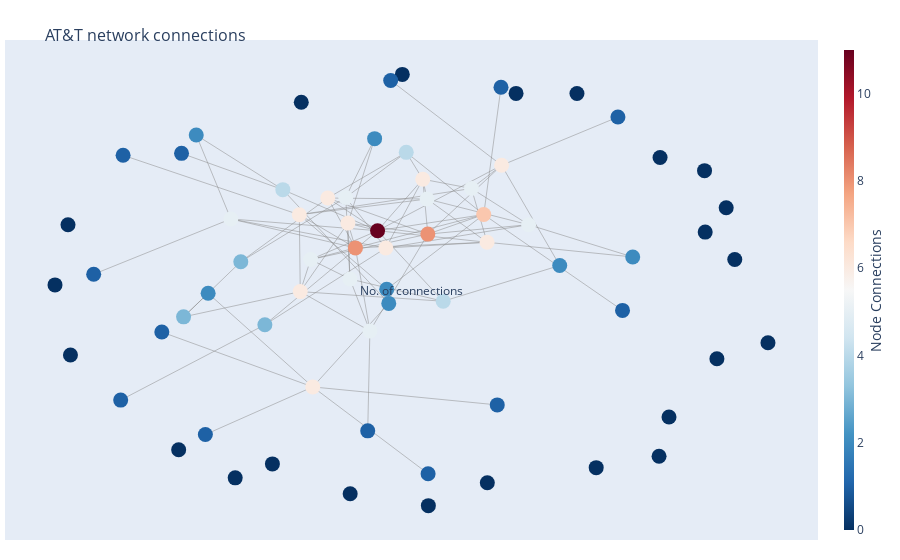

Notebook source saved alongside this figure:
### Code cell
fig = go.Figure(data=[edge_trace, node_trace],
             layout=go.Layout(
                title='<br>AT&T network connections',
                titlefont=dict(size=16),
                showlegend=False,
                hovermode='closest',
                margin=dict(b=20,l=5,r=5,t=40),
                annotations=[ dict(
                    text="No. of connections",
                    showarrow=False,
                    xref="paper", yref="paper") ],
                xaxis=dict(showgrid=False, zeroline=False, showticklabels=False),
                yaxis=dict(showgrid=False, zeroline=False, showticklabels=False)))

fig.show()

### Figure 1 — Plotly figure (JSON) as saved in the notebook; plotly's stock layout.template omitted (floating-point values rounded to 4 significant figures; data arrays with more than 128 entries replaced by an {"elided": "..."} marker saying what was removed)
{"data": [{"hoverinfo": "none", "line": {"color": "#888", "width": 0.5}, "mode": "lines", "type": "scatter", "x": {"elided": "264 float values"}, "y": {"elided": "264 float values"}}, {"hoverinfo": "text", "marker": {"color": [5, 2, 0, 0, 8, 11, 5, 6, 4, 6, 2, 0, 0, 1, 0, 0, 1, 0, 1, 2, 5, 6, 6, 0, 1, 2, 7, 1, 1, 6, 1, 5, 5, 1, 0, 0, 0, 5, 5, 3, 5, 4, 0, 0, 1, 0, 1, 0, 6, 0, 6, 2, 1, 3, 8, 2, 0, 6, 1, 0, 0, 2, 0, 4, 0, 3, 6, 0, 0, 1], "colorbar": {"thickness": 10, "title": {"side": "right", "text": "Node Connections"}, "xanchor": "left"}, "colorscale": [[0, "rgb(103,0,31)"], [0.1, "rgb(178,24,43)"], [0.2, "rgb(214,96,77)"], [0.3, "rgb(244,165,130)"], [0.4, "rgb(253,219,199)"], [0.5, "rgb(247,247,247)"], [0.6, "rgb(209,229,240)"], [0.7, "rgb(146,197,222)"], [0.8, "rgb(67,147,195)"], [0.9, "rgb(33,102,172)"], [1, "rgb(5,48,97)"]], "line": {"width": 0}, "reversescale": true, "showscale": true, "size": 15}, "mode": "markers", "text": ["The Gifted # of connections: 5", "Brandon Parker # of connections: 2", "Michael Mathis # of connections: 0", "Marché Day # of connections: 0", "Matthew Byrge # of connections: 8", "John Gettier # of connections: 11", "Scott Rapp # of connections: 5", "Dynasty # of connections: 6", "The Resident # of connections: 4", "MacGyver # of connections: 6", "Matt Bolick # of connections: 2", "Andrew R. McCallister # of connections: 0", "Dania Ramirez # of connections: 0", "Ulrike Stewart # of connections: 1", "Anthony Neves # of connections: 0", "Sal Longobardo # of connections: 0", "Brent Moorer Gaskins # of connections: 1", "Madison Johnson # of connections: 0", "John David Bulla # of connections: 1", "Tahseen Ghauri # of connections: 2", "Red Notice # of connections: 5", "James William Ballard # of connections: 6", "Ozark # of connections: 6", "Richard Baxter # of connections: 0", "Rodney L. James # of connections: 1", "Jennifer Patino # of connections: 2", "Black Lightning # of connections: 7", "Morgan Turner # of connections: 1", "Lewis Wright # of connections: 1", "Jumanji: Welcome to the Jungle # of connections: 6", "Alex Wolff # of connections: 1", "Christine A. Jordan # of connections: 5", "The Tomorrow War # of connections: 5", "Madison Iseman # of connections: 1", "Dillon Belisle # of connections: 0", "Rory McCann # of connections: 0", "Awkwafina # of connections: 0", "The Suicide Squad # of connections: 5", "Melissa Kennemore # of connections: 5", "Superintelligence # of connections: 3", "Richard Jewell # of connections: 5", "The Walking Dead # of connections: 4", "Ray Buchanan # of connections: 0", "Dorothy Steel # of connections: 0", "Kodai Yamaguchi # of connections: 1", "Lucy DeVito # of connections: 0", "Bethany Dixon # of connections: 1", "Monica Powers # of connections: 0", "Bad Boys for Life # of connections: 6", "Javier Villamil # of connections: 0", "The Outsider # of connections: 6", "Vanessa Cater # of connections: 2", "Sean K. Jones # of connections: 1", "Paul Pillsbury # of connections: 3", "Shane Berengue # of connections: 8", "Jared Hasmuk # of connections: 2", "Kevin Hart # of connections: 0", "Shiquita James # of connections: 6", "Bruno Rose # of connections: 1", "Ashley Scott # of connections: 0", "Cruz Abelita # of connections: 0", "Elizabeth Sparks # of connections: 2", "Trinity Whiteside # of connections: 0", "Morgan Brown # of connections: 4", "Catherine Busby # of connections: 0", "Stuber # of connections: 3", "Doom Patrol # of connections: 6", "Deobia Oparei # of connections: 0", "Leslie Simms # of connections: 0", "Ser'Darius Blain # of connections: 1"], "type": "scatter", "x": [-0.1333, 0.6053, -0.4177, 0.5113, -0.1083, -0.05131, 0.07611, -0.1795, 0.1175, -0.1276, -0.02253, 0.2311, -0.8416, -0.7819, 0.07939, 0.8219, 0.2663, -0.8479, 0.579, -0.4874, 0.3373, -0.03004, 0.06496, 0.9534, -0.07667, 0.4174, 0.2218, 0.07867, -0.5558, -0.2181, -0.6065, -0.1224, -0.07107, 0.2567, -0.5632, -0.8814, 0.4618, -0.429, 0.1903, -0.5506, -0.2236, -0.2951, -0.322, 0.01235, -0.7062, -0.1218, 0.5672, 0.3051, 0.2304, 0.6987, 0.2679, -0.02784, -0.01755, -0.4033, 0.07799, -0.05891, 0.7918, -0.2503, -0.7124, 0.6731, 0.8679, -0.518, 0.8458, 0.02245, 0.7901, -0.3413, -0.2527, 0.6756, -0.2476, -0.4945], "y": [0.3182, 0.06369, -0.8811, -0.8376, 0.1025, 0.176, 0.3116, 0.3157, -0.1257, 0.2085, -0.1349, -0.902, -0.356, -0.01016, -1, -0.3714, 0.7895, 0.2013, -0.1649, -0.09184, 0.2017, 0.102, 0.3962, -0.3031, -0.6802, 0.02708, 0.245, -0.8635, 0.5069, -0.4922, -0.2575, -0.03066, -0.2528, -0.5692, -0.7613, -0.05582, 0.763, 0.2263, 0.3566, -0.1926, 0.05264, 0.3515, -0.8215, 0.8447, 0.4987, -0.9493, 0.6621, 0.7633, 0.1265, -0.6212, 0.4558, -0.07438, 0.8187, 0.04346, 0.1614, 0.5698, 0.17, -0.08453, -0.5487, -0.7889, 0.05251, 0.5851, 0.2739, 0.5111, 0.433, -0.2264, 0.2443, 0.4893, 0.7256, -0.6958]}], "layout": {"annotations": [{"showarrow": false, "text": "No. of connections", "xref": "paper", "yref": "paper"}], "hovermode": "closest", "margin": {"b": 20, "l": 5, "r": 5, "t": 40}, "showlegend": false, "title": {"font": {"size": 16}, "text": "<br>AT&T network connections"}, "xaxis": {"showgrid": false, "showticklabels": false, "zeroline": false}, "yaxis": {"showgrid": false, "showticklabels": false, "zeroline": false}}}
